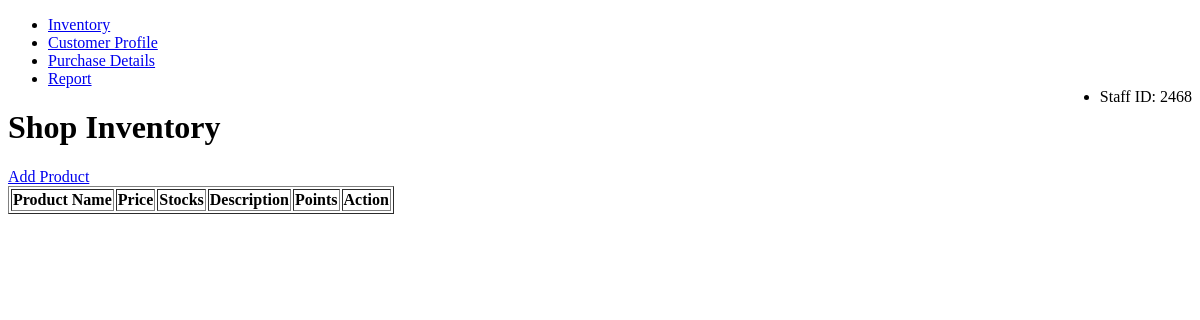
The page /inventory on the database as committed earlier.
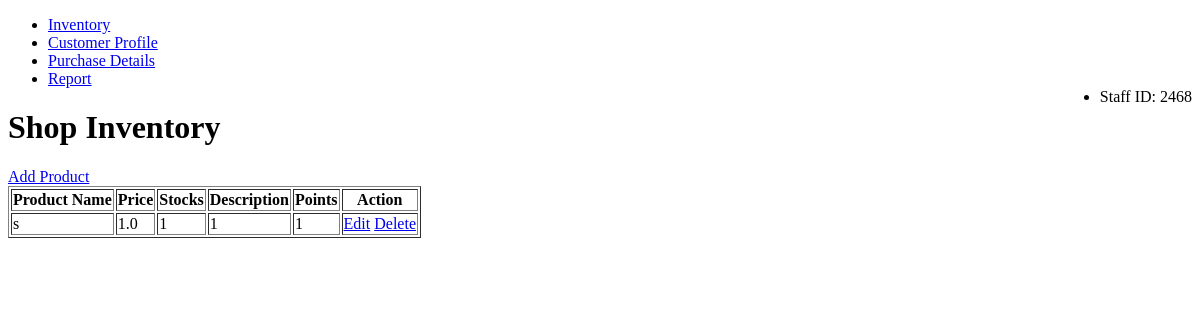
The same page on the database as committed later.
### app.py (models this page shows)
class Product(db.Model):
    id = db.Column(db.Integer, primary_key=True)
    name = db.Column(db.String(100), nullable=False)
    price = db.Column(db.Float, nullable=False)
    stocks = db.Column(db.Integer, nullable=False)
    description = db.Column(db.String(255), nullable=True)
    points = db.Column(db.Integer, nullable=True)

### app.py (the view)
@app.route('/inventory')
def inventory():
    products = Product.query.all()
    return render_template('inventory.html', products=products)

### templates/inventory.html (shortened to what this page needs)
<!DOCTYPE html>
<html lang="en">
<head>
</head>
<body>
  <nav>
    <ul>
      <li><a href="{{ url_for('inventory') }}">Inventory</a></li>
      <li><a href="{{ url_for('customerprofile') }}">Customer Profile</a></li>
      <li><a href="{{ url_for('purchase_details') }}">Purchase Details</a></li>
      <li><a href="{{ url_for('report') }}">Report</a></li>
      <li style="float: right;">Staff ID: 2468</li>
    </ul>
  </nav>
    <h1>Shop Inventory</h1>
    <a href="{{ url_for('add_product') }}">Add Product</a>
    <table border="1">
        <tr>
            <th>Product Name</th>
            <th>Price</th>
            <th>Stocks</th>
            <th>Description</th>
            <th>Points</th>
            <th>Action</th>
        </tr>
        {% for product in products %}
            <tr>
                <td>{{ product.name }}</td>
                <td>{{ product.price }}</td>
                <td>{{ product.stocks }}</td>
                <td>{{ product.description or 'N/A' }}</td>
                <td>{{ product.points or 'N/A' }}</td>
                <td>
                    <a href="{{ url_for('edit_product', id=product.id) }}">Edit</a>
                    <a href="{{ url_for('delete_product', id=product.id) }}">Delete</a>
                </td>
            </tr>
        {% endfor %}
    </table>
</body>
</html>

Rows that differ between the two databases and show on the page:
added Product: name "s", price "1.0", stocks "1", description "1", points "1"
